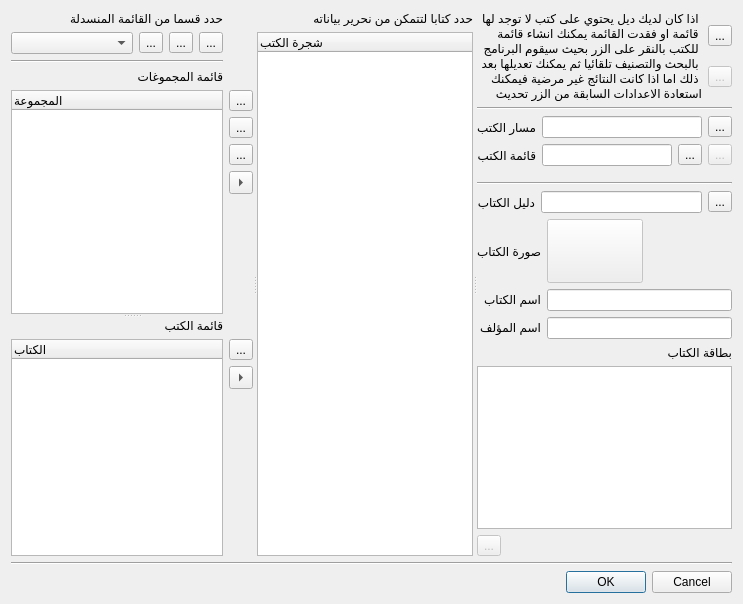
<?xml version="1.0" encoding="UTF-8"?>
<ui version="4.0">
 <class>DialogConfigBooks</class>
 <widget class="QDialog" name="DialogConfigBooks">
  <property name="geometry">
   <rect>
    <x>0</x>
    <y>0</y>
    <width>743</width>
    <height>604</height>
   </rect>
  </property>
  <property name="windowTitle">
   <string>لوحة تحكم الكتب</string>
  </property>
  <layout class="QVBoxLayout" name="verticalLayout_6">
   <item>
    <widget class="QSplitter" name="splitter_2">
     <property name="orientation">
      <enum>Qt::Horizontal</enum>
     </property>
     <widget class="QSplitter" name="splitter">
      <property name="orientation">
       <enum>Qt::Vertical</enum>
      </property>
      <widget class="QWidget" name="layoutWidget">
       <layout class="QGridLayout" name="gridLayout_2">
        <item row="2" column="0">
         <widget class="QLabel" name="label_3">
          <property name="text">
           <string>قائمة المجموغات</string>
          </property>
         </widget>
        </item>
        <item row="3" column="0">
         <widget class="QTreeWidget" name="treeWidgetCurGroup">
          <column>
           <property name="text">
            <string notr="true">المجموعة</string>
           </property>
          </column>
         </widget>
        </item>
        <item row="3" column="1">
         <layout class="QVBoxLayout" name="verticalLayout_8">
          <item>
           <widget class="QToolButton" name="toolButtonGroupAdd">
            <property name="toolTip">
             <string>اضافة مجموعة جديدة</string>
            </property>
            <property name="whatsThis">
             <string>اضافة مجموعة جديدة</string>
            </property>
            <property name="text">
             <string>...</string>
            </property>
            <property name="icon">
             <iconset resource="images.qrc">
              <normaloff>:/images/image/list-add.png</normaloff>:/images/image/list-add.png</iconset>
            </property>
           </widget>
          </item>
          <item>
           <widget class="QToolButton" name="toolButtonGrouprename">
            <property name="toolTip">
             <string>اعادة تسمية الحجموعة المحددة</string>
            </property>
            <property name="whatsThis">
             <string>اعادة تسمية الحجموعة المحددة</string>
            </property>
            <property name="text">
             <string>...</string>
            </property>
            <property name="icon">
             <iconset resource="images.qrc">
              <normaloff>:/images/image/edit-rename.png</normaloff>:/images/image/edit-rename.png</iconset>
            </property>
           </widget>
          </item>
          <item>
           <widget class="QToolButton" name="toolButtonGroupRemove">
            <property name="toolTip">
             <string>حذف المجموعة المحددة</string>
            </property>
            <property name="whatsThis">
             <string>حذف المجموعة المحددة</string>
            </property>
            <property name="text">
             <string>...</string>
            </property>
            <property name="icon">
             <iconset resource="images.qrc">
              <normaloff>:/images/image/edit-delete.png</normaloff>:/images/image/edit-delete.png</iconset>
            </property>
           </widget>
          </item>
          <item>
           <widget class="QToolButton" name="toolButtonGroupTosection">
            <property name="toolTip">
             <string>نقل المجموعة الى قسم محدد</string>
            </property>
            <property name="whatsThis">
             <string>نقل المجموعة الى قسم محدد</string>
            </property>
            <property name="text">
             <string>...</string>
            </property>
            <property name="arrowType">
             <enum>Qt::RightArrow</enum>
            </property>
           </widget>
          </item>
          <item>
           <spacer name="verticalSpacer_2">
            <property name="orientation">
             <enum>Qt::Vertical</enum>
            </property>
            <property name="sizeHint" stdset="0">
             <size>
              <width>20</width>
              <height>40</height>
             </size>
            </property>
           </spacer>
          </item>
         </layout>
        </item>
        <item row="0" column="0">
         <layout class="QVBoxLayout" name="verticalLayout_4">
          <item>
           <widget class="QLabel" name="label_7">
            <property name="text">
             <string>حدد قسما من القائمة المنسدلة</string>
            </property>
           </widget>
          </item>
          <item>
           <layout class="QHBoxLayout" name="horizontalLayout_2">
            <item>
             <widget class="QComboBox" name="comboBoxSection"/>
            </item>
            <item>
             <widget class="QToolButton" name="toolButtonSectionAdd">
              <property name="toolTip">
               <string>اضافة قسم جديد</string>
              </property>
              <property name="statusTip">
               <string>اضافة قسم جديد</string>
              </property>
              <property name="whatsThis">
               <string>اضافة قسم جديد</string>
              </property>
              <property name="text">
               <string>...</string>
              </property>
              <property name="icon">
               <iconset resource="images.qrc">
                <normaloff>:/images/image/list-add.png</normaloff>:/images/image/list-add.png</iconset>
              </property>
             </widget>
            </item>
            <item>
             <widget class="QToolButton" name="toolButtonSectionRname">
              <property name="toolTip">
               <string>اعادة تسمية القسم</string>
              </property>
              <property name="whatsThis">
               <string>اعادة تسمية القسم</string>
              </property>
              <property name="text">
               <string>...</string>
              </property>
              <property name="icon">
               <iconset resource="images.qrc">
                <normaloff>:/images/image/edit-rename.png</normaloff>:/images/image/edit-rename.png</iconset>
              </property>
             </widget>
            </item>
            <item>
             <widget class="QToolButton" name="toolButtonSectionRemove">
              <property name="toolTip">
               <string>حذف القسم المحدد</string>
              </property>
              <property name="whatsThis">
               <string>حذف القسم المحدد</string>
              </property>
              <property name="text">
               <string>...</string>
              </property>
              <property name="icon">
               <iconset resource="images.qrc">
                <normaloff>:/images/image/edit-delete.png</normaloff>:/images/image/edit-delete.png</iconset>
              </property>
             </widget>
            </item>
           </layout>
          </item>
         </layout>
        </item>
        <item row="1" column="0">
         <widget class="Line" name="line_3">
          <property name="orientation">
           <enum>Qt::Horizontal</enum>
          </property>
         </widget>
        </item>
       </layout>
      </widget>
      <widget class="QWidget" name="layoutWidget">
       <layout class="QGridLayout" name="gridLayout">
        <item row="0" column="0">
         <widget class="QLabel" name="label_2">
          <property name="text">
           <string>قائمة الكتب</string>
          </property>
         </widget>
        </item>
        <item row="1" column="0">
         <widget class="QTreeWidget" name="treeWidgetCurBooks">
          <property name="selectionMode">
           <enum>QAbstractItemView::MultiSelection</enum>
          </property>
          <column>
           <property name="text">
            <string notr="true">الكتاب</string>
           </property>
          </column>
         </widget>
        </item>
        <item row="1" column="1">
         <layout class="QVBoxLayout" name="verticalLayout_5">
          <item>
           <widget class="QToolButton" name="toolButtonRemoveBooks">
            <property name="toolTip">
             <string>حذف الكتب المحددة</string>
            </property>
            <property name="whatsThis">
             <string>حذف الكتب المحددة</string>
            </property>
            <property name="text">
             <string>...</string>
            </property>
            <property name="icon">
             <iconset resource="images.qrc">
              <normaloff>:/images/image/edit-delete.png</normaloff>:/images/image/edit-delete.png</iconset>
            </property>
           </widget>
          </item>
          <item>
           <widget class="QToolButton" name="toolButtonBookToGroup">
            <property name="toolTip">
             <string>نقل الكتب المحددة الى المجموعة المحددة</string>
            </property>
            <property name="whatsThis">
             <string>نقل الكتب المحددة الى المجموعة المحددة</string>
            </property>
            <property name="text">
             <string>...</string>
            </property>
            <property name="arrowType">
             <enum>Qt::RightArrow</enum>
            </property>
           </widget>
          </item>
          <item>
           <spacer name="verticalSpacer_3">
            <property name="orientation">
             <enum>Qt::Vertical</enum>
            </property>
            <property name="sizeHint" stdset="0">
             <size>
              <width>20</width>
              <height>40</height>
             </size>
            </property>
           </spacer>
          </item>
         </layout>
        </item>
       </layout>
      </widget>
     </widget>
     <widget class="QWidget" name="layoutWidget">
      <layout class="QVBoxLayout" name="verticalLayout_2">
       <item>
        <widget class="QLabel" name="label_4">
         <property name="text">
          <string>حدد كتابا لتتمكن من نحرير بياناته</string>
         </property>
        </widget>
       </item>
       <item>
        <widget class="QTreeWidget" name="treeWidgetBooks">
         <column>
          <property name="text">
           <string notr="true">شجرة الكتب</string>
          </property>
         </column>
        </widget>
       </item>
      </layout>
     </widget>
     <widget class="QWidget" name="widgetBk" native="true">
      <property name="maximumSize">
       <size>
        <width>350</width>
        <height>16777215</height>
       </size>
      </property>
      <layout class="QVBoxLayout" name="verticalLayout_7">
       <item>
        <layout class="QHBoxLayout" name="horizontalLayout_5">
         <item>
          <widget class="QLabel" name="label">
           <property name="text">
            <string>اذا كان لديك ديل يحتوي على كتب لا توجد لها قائمة او فقدت القائمة يمكنك انشاء قائمة للكتب بالنقر على الزر بحيث سيقوم البرنامج بالبحث والتصنيف تلقائيا ثم يمكنك تعديلها بعد ذلك اما اذا كانت النتائج غير مرضية فيمكنك استعادة الاعدادات السابقة من الزر تحديث</string>
           </property>
           <property name="wordWrap">
            <bool>true</bool>
           </property>
          </widget>
         </item>
         <item>
          <layout class="QVBoxLayout" name="verticalLayout_3">
           <item>
            <widget class="QToolButton" name="toolButtonFindBKOld">
             <property name="text">
              <string>...</string>
             </property>
            </widget>
           </item>
           <item>
            <widget class="QToolButton" name="toolButtonReloadAll">
             <property name="enabled">
              <bool>false</bool>
             </property>
             <property name="text">
              <string>...</string>
             </property>
            </widget>
           </item>
          </layout>
         </item>
        </layout>
       </item>
       <item>
        <widget class="Line" name="line_4">
         <property name="orientation">
          <enum>Qt::Horizontal</enum>
         </property>
        </widget>
       </item>
       <item>
        <layout class="QHBoxLayout" name="horizontalLayout_3">
         <item>
          <widget class="QLabel" name="label_9">
           <property name="text">
            <string>مسار الكتب</string>
           </property>
          </widget>
         </item>
         <item>
          <widget class="QLineEdit" name="lineEditPath">
           <property name="readOnly">
            <bool>true</bool>
           </property>
          </widget>
         </item>
         <item>
          <widget class="QToolButton" name="toolButtonBkPath">
           <property name="toolTip">
            <string>تغيير مسار الكتب</string>
           </property>
           <property name="whatsThis">
            <string>تغيير مسار الكتب</string>
           </property>
           <property name="text">
            <string>...</string>
           </property>
          </widget>
         </item>
        </layout>
       </item>
       <item>
        <layout class="QHBoxLayout" name="horizontalLayout_4">
         <item>
          <widget class="QLabel" name="label_10">
           <property name="text">
            <string>قائمة الكتب</string>
           </property>
          </widget>
         </item>
         <item>
          <widget class="QLineEdit" name="lineEditGroup">
           <property name="readOnly">
            <bool>true</bool>
           </property>
          </widget>
         </item>
         <item>
          <widget class="QToolButton" name="toolButtonOPenGroup">
           <property name="toolTip">
            <string>تغيير قائمة الكتب المستخدمة حاليا</string>
           </property>
           <property name="whatsThis">
            <string>تغيير قائمة الكتب المستخدمة حاليا</string>
           </property>
           <property name="text">
            <string>...</string>
           </property>
          </widget>
         </item>
         <item>
          <widget class="QToolButton" name="toolButtonGroupUpdat">
           <property name="enabled">
            <bool>false</bool>
           </property>
           <property name="toolTip">
            <string>استعادة قائمة الكتب السابقة</string>
           </property>
           <property name="whatsThis">
            <string>استعادة قائمة الكتب السابقة</string>
           </property>
           <property name="text">
            <string>...</string>
           </property>
          </widget>
         </item>
        </layout>
       </item>
       <item>
        <spacer name="verticalSpacer_4">
         <property name="orientation">
          <enum>Qt::Vertical</enum>
         </property>
         <property name="sizeHint" stdset="0">
          <size>
           <width>20</width>
           <height>40</height>
          </size>
         </property>
        </spacer>
       </item>
       <item>
        <widget class="Line" name="line_5">
         <property name="orientation">
          <enum>Qt::Horizontal</enum>
         </property>
        </widget>
       </item>
       <item>
        <layout class="QHBoxLayout" name="horizontalLayout">
         <item>
          <widget class="QLabel" name="label_12">
           <property name="text">
            <string>دليل الكتاب</string>
           </property>
          </widget>
         </item>
         <item>
          <widget class="QLineEdit" name="lineEditBkPath">
           <property name="readOnly">
            <bool>true</bool>
           </property>
          </widget>
         </item>
         <item>
          <widget class="QToolButton" name="toolButtonRenBkPath">
           <property name="toolTip">
            <string>تغيير اسم دليل الكتاب</string>
           </property>
           <property name="whatsThis">
            <string>تغيير اسم دليل الكتاب</string>
           </property>
           <property name="text">
            <string>...</string>
           </property>
           <property name="icon">
            <iconset resource="images.qrc">
             <normaloff>:/images/image/edit-rename.png</normaloff>:/images/image/edit-rename.png</iconset>
           </property>
          </widget>
         </item>
        </layout>
       </item>
       <item>
        <layout class="QGridLayout" name="gridLayout_3">
         <item row="0" column="0">
          <widget class="QLabel" name="label_11">
           <property name="text">
            <string>صورة الكتاب</string>
           </property>
          </widget>
         </item>
         <item row="0" column="1">
          <widget class="QPushButton" name="pushButtonImg">
           <property name="enabled">
            <bool>false</bool>
           </property>
           <property name="sizePolicy">
            <sizepolicy hsizetype="Fixed" vsizetype="Fixed">
             <horstretch>0</horstretch>
             <verstretch>0</verstretch>
            </sizepolicy>
           </property>
           <property name="minimumSize">
            <size>
             <width>64</width>
             <height>64</height>
            </size>
           </property>
           <property name="maximumSize">
            <size>
             <width>96</width>
             <height>96</height>
            </size>
           </property>
           <property name="toolTip">
            <string>اختيار صورة للكتاب</string>
           </property>
           <property name="whatsThis">
            <string>انقر هنا لاختيار صورة مخصصة للكتاب</string>
           </property>
           <property name="text">
            <string/>
           </property>
           <property name="icon">
            <iconset resource="images.qrc">
             <normaloff>:/images/image/booki.png</normaloff>:/images/image/booki.png</iconset>
           </property>
           <property name="iconSize">
            <size>
             <width>128</width>
             <height>128</height>
            </size>
           </property>
          </widget>
         </item>
         <item row="1" column="0">
          <widget class="QLabel" name="label_5">
           <property name="sizePolicy">
            <sizepolicy hsizetype="Preferred" vsizetype="Fixed">
             <horstretch>0</horstretch>
             <verstretch>0</verstretch>
            </sizepolicy>
           </property>
           <property name="maximumSize">
            <size>
             <width>100</width>
             <height>16777215</height>
            </size>
           </property>
           <property name="text">
            <string>اسم الكتاب</string>
           </property>
          </widget>
         </item>
         <item row="1" column="1">
          <widget class="QLineEdit" name="lineEditBooknam"/>
         </item>
         <item row="2" column="0">
          <widget class="QLabel" name="label_6">
           <property name="sizePolicy">
            <sizepolicy hsizetype="Preferred" vsizetype="Fixed">
             <horstretch>0</horstretch>
             <verstretch>0</verstretch>
            </sizepolicy>
           </property>
           <property name="maximumSize">
            <size>
             <width>100</width>
             <height>16777215</height>
            </size>
           </property>
           <property name="text">
            <string>اسم المؤلف</string>
           </property>
          </widget>
         </item>
         <item row="2" column="1">
          <widget class="QLineEdit" name="lineEditAautor"/>
         </item>
        </layout>
       </item>
       <item>
        <layout class="QVBoxLayout" name="verticalLayout">
         <item>
          <widget class="QLabel" name="label_8">
           <property name="sizePolicy">
            <sizepolicy hsizetype="Preferred" vsizetype="Fixed">
             <horstretch>0</horstretch>
             <verstretch>0</verstretch>
            </sizepolicy>
           </property>
           <property name="text">
            <string>بطاقة الكتاب</string>
           </property>
          </widget>
         </item>
         <item>
          <widget class="QTextEdit" name="textBrowserBetaka">
           <property name="maximumSize">
            <size>
             <width>16777215</width>
             <height>200</height>
            </size>
           </property>
          </widget>
         </item>
        </layout>
       </item>
       <item>
        <widget class="QToolButton" name="toolButtonUpdatBk">
         <property name="enabled">
          <bool>false</bool>
         </property>
         <property name="toolTip">
          <string>تحديث بيانات الكتب</string>
         </property>
         <property name="whatsThis">
          <string>تحديث بيانات الكتب</string>
         </property>
         <property name="text">
          <string>...</string>
         </property>
        </widget>
       </item>
      </layout>
     </widget>
    </widget>
   </item>
   <item>
    <widget class="Line" name="line_2">
     <property name="orientation">
      <enum>Qt::Horizontal</enum>
     </property>
    </widget>
   </item>
   <item>
    <widget class="QDialogButtonBox" name="buttonBox">
     <property name="orientation">
      <enum>Qt::Horizontal</enum>
     </property>
     <property name="standardButtons">
      <set>QDialogButtonBox::Cancel|QDialogButtonBox::Ok</set>
     </property>
    </widget>
   </item>
  </layout>
 </widget>
 <resources>
  <include location="images.qrc"/>
 </resources>
 <connections>
  <connection>
   <sender>buttonBox</sender>
   <signal>accepted()</signal>
   <receiver>DialogConfigBooks</receiver>
   <slot>accept()</slot>
   <hints>
    <hint type="sourcelabel">
     <x>248</x>
     <y>254</y>
    </hint>
    <hint type="destinationlabel">
     <x>157</x>
     <y>274</y>
    </hint>
   </hints>
  </connection>
  <connection>
   <sender>buttonBox</sender>
   <signal>rejected()</signal>
   <receiver>DialogConfigBooks</receiver>
   <slot>reject()</slot>
   <hints>
    <hint type="sourcelabel">
     <x>316</x>
     <y>260</y>
    </hint>
    <hint type="destinationlabel">
     <x>286</x>
     <y>274</y>
    </hint>
   </hints>
  </connection>
 </connections>
</ui>
